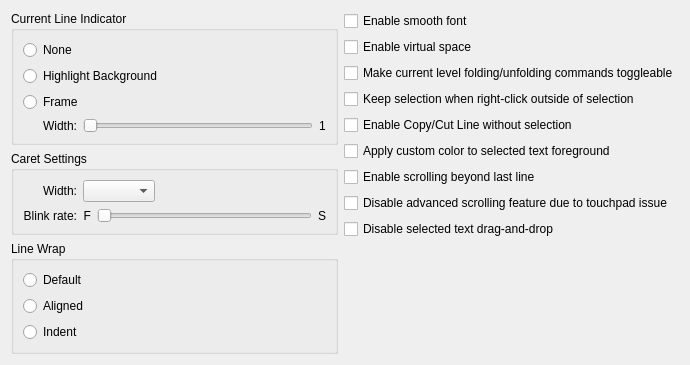
<?xml version="1.0" encoding="UTF-8"?>
<ui version="4.0">
 <class>PreferenceSubEditingDlg</class>
 <widget class="QWidget" name="PreferenceSubEditingDlg">
  <property name="geometry"><rect><x>0</x><y>0</y><width>690</width><height>333</height></rect></property>
  <layout class="QVBoxLayout" name="layout1">
   <item>
    <layout class="QHBoxLayout" name="layout2">
     <item>
      <layout class="QVBoxLayout" name="layout3">
       <item>
        <widget class="QGroupBox" name="currentlinemarkStatic">
         <property name="nppId" stdset="0"><number>6651</number></property>
         <property name="title"><string>Current Line Indicator</string></property>
         <layout class="QVBoxLayout" name="layout4">
          <item>
           <widget class="QRadioButton" name="radioClmNone">
            <property name="nppId" stdset="0"><number>6652</number></property>
            <property name="text"><string>None</string></property>
            <attribute name="buttonGroup"><string notr="true">radioGroup1</string></attribute>
           </widget>
          </item>
          <item>
           <widget class="QRadioButton" name="radioClmHilite">
            <property name="nppId" stdset="0"><number>6653</number></property>
            <property name="text"><string>Highlight Background</string></property>
            <attribute name="buttonGroup"><string notr="true">radioGroup1</string></attribute>
           </widget>
          </item>
          <item>
           <widget class="QRadioButton" name="radioClmFrame">
            <property name="nppId" stdset="0"><number>6654</number></property>
            <property name="text"><string>Frame</string></property>
            <attribute name="buttonGroup"><string notr="true">radioGroup1</string></attribute>
           </widget>
          </item>
          <item>
           <layout class="QHBoxLayout" name="layout5">
            <item>
             <spacer name="spacer6">
              <property name="orientation"><enum>Qt::Horizontal</enum></property>
              <property name="sizeType"><enum>QSizePolicy::Fixed</enum></property>
              <property name="sizeHint" stdset="0"><size><width>20</width><height>0</height></size></property>
             </spacer>
            </item>
            <item>
             <widget class="QLabel" name="caretlineframeWidthStatic">
              <property name="nppId" stdset="0"><number>6655</number></property>
              <property name="text"><string>Width:</string></property>
              <property name="alignment"><set>Qt::AlignRight|Qt::AlignVCenter</set></property>
             </widget>
            </item>
            <item>
             <widget class="QSlider" name="caretlineframeWidthSlider">
              <property name="nppId" stdset="0"><number>6656</number></property>
              <property name="orientation"><enum>Qt::Horizontal</enum></property>
             </widget>
            </item>
            <item>
             <widget class="QLabel" name="caretlineframeWidthDisplay">
              <property name="nppId" stdset="0"><number>6657</number></property>
              <property name="text"><string>1</string></property>
             </widget>
            </item>
           </layout>
          </item>
         </layout>
        </widget>
       </item>
       <item>
        <widget class="QGroupBox" name="caretsettingStatic">
         <property name="nppId" stdset="0"><number>6216</number></property>
         <property name="title"><string>Caret Settings</string></property>
         <layout class="QGridLayout" name="layout7">
          <item row="0" column="0">
           <widget class="QLabel" name="widthStatic">
            <property name="nppId" stdset="0"><number>6217</number></property>
            <property name="text"><string>Width:</string></property>
            <property name="alignment"><set>Qt::AlignRight|Qt::AlignVCenter</set></property>
           </widget>
          </item>
          <item row="0" column="1">
           <layout class="QHBoxLayout" name="layout8">
            <item>
             <widget class="QComboBox" name="widthCombo">
              <property name="nppId" stdset="0"><number>6218</number></property>
              <property name="insertPolicy"><enum>QComboBox::NoInsert</enum></property>
             </widget>
            </item>
            <item>
             <spacer name="spacer9">
              <property name="orientation"><enum>Qt::Horizontal</enum></property>
              <property name="sizeType"><enum>QSizePolicy::Expanding</enum></property>
              <property name="sizeHint" stdset="0"><size><width>0</width><height>0</height></size></property>
             </spacer>
            </item>
           </layout>
          </item>
          <item row="1" column="0">
           <widget class="QLabel" name="blinkrateStatic">
            <property name="nppId" stdset="0"><number>6219</number></property>
            <property name="text"><string>Blink rate:</string></property>
            <property name="alignment"><set>Qt::AlignRight|Qt::AlignVCenter</set></property>
           </widget>
          </item>
          <item row="1" column="1">
           <layout class="QHBoxLayout" name="layout10">
            <item>
             <widget class="QLabel" name="caretblinkrateFStatic">
              <property name="nppId" stdset="0"><number>6221</number></property>
              <property name="text"><string>F</string></property>
              <property name="alignment"><set>Qt::AlignRight|Qt::AlignVCenter</set></property>
             </widget>
            </item>
            <item>
             <widget class="QSlider" name="caretblinkrateSlider">
              <property name="nppId" stdset="0"><number>6220</number></property>
              <property name="orientation"><enum>Qt::Horizontal</enum></property>
             </widget>
            </item>
            <item>
             <widget class="QLabel" name="caretblinkrateSStatic">
              <property name="nppId" stdset="0"><number>6222</number></property>
              <property name="text"><string>S</string></property>
             </widget>
            </item>
           </layout>
          </item>
         </layout>
        </widget>
       </item>
       <item>
        <widget class="QGroupBox" name="lwGbStatic">
         <property name="nppId" stdset="0"><number>6227</number></property>
         <property name="title"><string>Line Wrap</string></property>
         <layout class="QVBoxLayout" name="layout11">
          <item>
           <widget class="QRadioButton" name="radioLwdef">
            <property name="nppId" stdset="0"><number>6228</number></property>
            <property name="text"><string>Default</string></property>
            <attribute name="buttonGroup"><string notr="true">radioGroup2</string></attribute>
           </widget>
          </item>
          <item>
           <widget class="QRadioButton" name="radioLwalign">
            <property name="nppId" stdset="0"><number>6229</number></property>
            <property name="text"><string>Aligned</string></property>
            <attribute name="buttonGroup"><string notr="true">radioGroup2</string></attribute>
           </widget>
          </item>
          <item>
           <widget class="QRadioButton" name="radioLwindent">
            <property name="nppId" stdset="0"><number>6230</number></property>
            <property name="text"><string>Indent</string></property>
            <attribute name="buttonGroup"><string notr="true">radioGroup2</string></attribute>
           </widget>
          </item>
         </layout>
        </widget>
       </item>
       <item>
        <spacer name="spacer12">
         <property name="orientation"><enum>Qt::Vertical</enum></property>
         <property name="sizeType"><enum>QSizePolicy::Expanding</enum></property>
         <property name="sizeHint" stdset="0"><size><width>0</width><height>0</height></size></property>
        </spacer>
       </item>
      </layout>
     </item>
     <item>
      <layout class="QVBoxLayout" name="layout13">
       <item>
        <widget class="QCheckBox" name="checkSmoothfont">
         <property name="nppId" stdset="0"><number>6215</number></property>
         <property name="text"><string>Enable smooth font</string></property>
        </widget>
       </item>
       <item>
        <widget class="QCheckBox" name="checkVirtualspace">
         <property name="nppId" stdset="0"><number>6245</number></property>
         <property name="text"><string>Enable virtual space</string></property>
        </widget>
       </item>
       <item>
        <widget class="QCheckBox" name="checkFoldingtoggle">
         <property name="nppId" stdset="0"><number>6246</number></property>
         <property name="text"><string>Make current level folding/unfolding commands toggleable</string></property>
        </widget>
       </item>
       <item>
        <widget class="QCheckBox" name="checkRightclickkeepsselection">
         <property name="nppId" stdset="0"><number>6239</number></property>
         <property name="text"><string>Keep selection when right-click outside of selection</string></property>
        </widget>
       </item>
       <item>
        <widget class="QCheckBox" name="checkLinecutcopywithoutselection">
         <property name="nppId" stdset="0"><number>6214</number></property>
         <property name="text"><string>Enable Copy/Cut Line without selection</string></property>
        </widget>
       </item>
       <item>
        <widget class="QCheckBox" name="checkSelectedtextsinglecolor">
         <property name="nppId" stdset="0"><number>6225</number></property>
         <property name="text"><string>Apply custom color to selected text foreground</string></property>
        </widget>
       </item>
       <item>
        <widget class="QCheckBox" name="checkScrollbeyondlastline">
         <property name="nppId" stdset="0"><number>6236</number></property>
         <property name="text"><string>Enable scrolling beyond last line</string></property>
        </widget>
       </item>
       <item>
        <widget class="QCheckBox" name="checkDisableadvancedscroll">
         <property name="nppId" stdset="0"><number>6234</number></property>
         <property name="text"><string>Disable advanced scrolling feature due to touchpad issue</string></property>
        </widget>
       </item>
       <item>
        <widget class="QCheckBox" name="checkDisableselectedtextdragdrop">
         <property name="nppId" stdset="0"><number>6266</number></property>
         <property name="text"><string>Disable selected text drag-and-drop</string></property>
        </widget>
       </item>
       <item>
        <spacer name="spacer14">
         <property name="orientation"><enum>Qt::Vertical</enum></property>
         <property name="sizeType"><enum>QSizePolicy::Expanding</enum></property>
         <property name="sizeHint" stdset="0"><size><width>0</width><height>0</height></size></property>
        </spacer>
       </item>
      </layout>
     </item>
    </layout>
   </item>
   <item>
    <spacer name="spacer15">
     <property name="orientation"><enum>Qt::Vertical</enum></property>
     <property name="sizeType"><enum>QSizePolicy::Expanding</enum></property>
     <property name="sizeHint" stdset="0"><size><width>0</width><height>0</height></size></property>
    </spacer>
   </item>
  </layout>
 </widget>
 <resources/>
 <connections/>
 <buttongroups>
  <buttongroup name="radioGroup1"/>
  <buttongroup name="radioGroup2"/>
 </buttongroups>
</ui>
